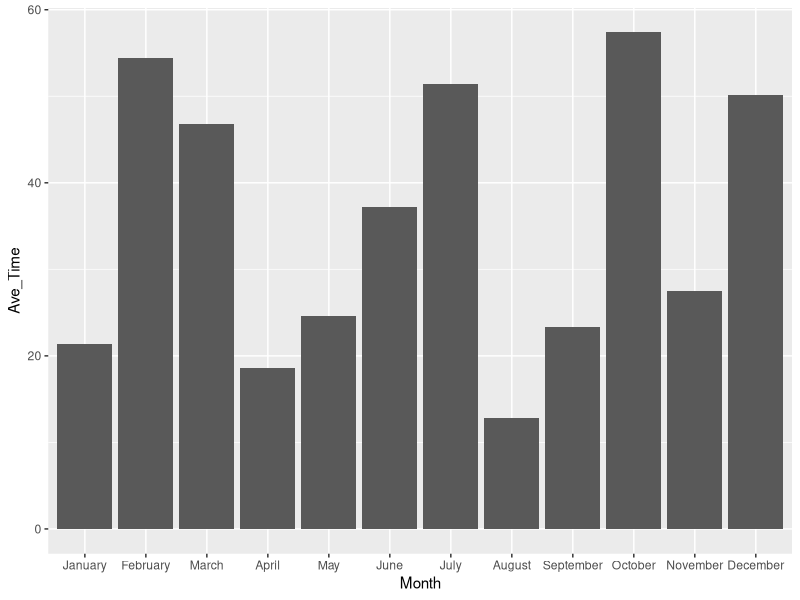

This chart was generated by the following R code:
library(tidyverse)

df <- read.csv('random_fake_data.csv')

df %>% 
  ggplot(aes(x=Month,y=Ave_Time)) +
  geom_col() +
  scale_x_discrete(limits=df$Month)
